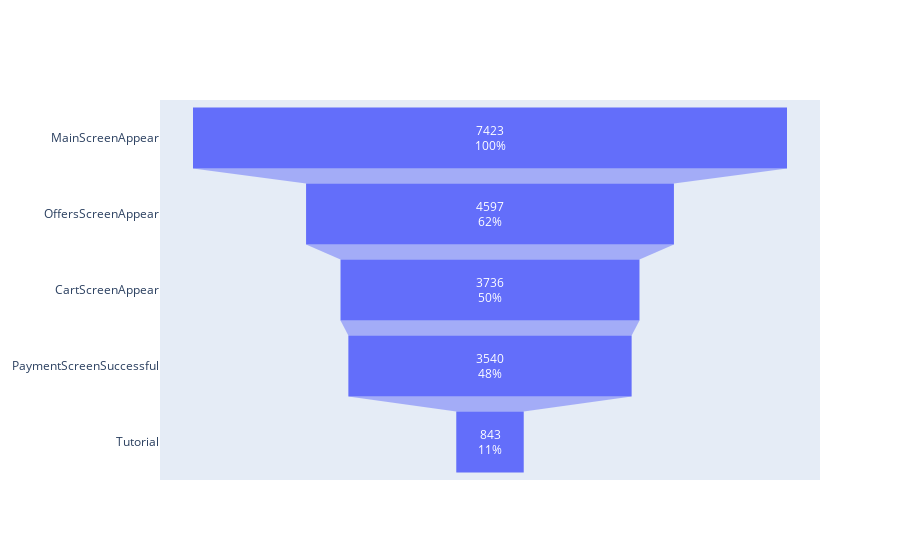

The cell this chart's notebook holds for it:
### Markdown cell above
Построим воронку с количеством уникальных пользователей на каждом из шагов:

### Code cell
fig = go.Figure(go.Funnel(
    y = users_count['event_name'],
    x = users_count['user_id'],
    textinfo = "value+percent initial"))

fig.show()

### Figure 1 — Plotly figure (JSON) as saved in the notebook; plotly's stock layout.template omitted (floating-point values rounded to 4 significant figures)
{"data": [{"textinfo": "value+percent initial", "type": "funnel", "x": [7423, 4597, 3736, 3540, 843], "y": ["MainScreenAppear", "OffersScreenAppear", "CartScreenAppear", "PaymentScreenSuccessful", "Tutorial"]}], "layout": {}}
